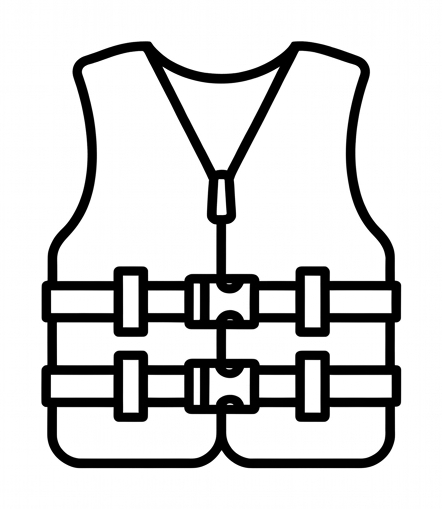
#> input picture scratch/icon_crop_6.png, 442 x 509 px, found by its file name
$ python test_unite_vneck.py   (older library calls are emulated)
#> lines starting #> are read from the running program, lines starting #| are printed output that depends on the picture; after the words box and inside, x2 and y2 are one past the last pixel; in counts of white or black regions, pixels touching at a corner belong together
#> further down, crop is the input picture: shape (509, 442); min 0, max 255, mean 211.9
### linework/trace.py
"""Raster -> skeleton graph -> edge-centred branches with measured stroke width."""
from __future__ import annotations
import numpy as np, cv2
from scipy import ndimage as ndi
from scipy.ndimage import map_coordinates, gaussian_filter1d
from skimage.morphology import skeletonize
from .geom import resample, arclen, unit

_K = np.ones((3, 3))
_K[1, 1] = 0


def ink_map(gray: np.ndarray) -> np.ndarray:
    """Normalised ink coverage in [0,1] (1 = ink). Handles dark-on-light and light-on-dark."""
    g_u8 = gray if gray.dtype == np.uint8 else np.clip(gray, 0, 255).astype(np.uint8)
    border = np.r_[g_u8[0], g_u8[-1], g_u8[:, 0], g_u8[:, -1]]
#> border = 1902 values, max 255 at index 1, min 252 at index 1786, mean 254.5
    is_dark_bg = np.median(border) < 128
#> is_dark_bg = False
    if is_dark_bg and min(g_u8.shape) >= 20:
        pad = min(8, min(g_u8.shape) // 10)
        if pad > 0:
            inset = np.r_[g_u8[pad], g_u8[-pad - 1], g_u8[:, pad], g_u8[:, -pad - 1]]
            # If inset margin is bright or image has predominantly light pixels, border is an outer frame/matte
            if np.median(inset) > 160 or (g_u8 > 160).sum() > 0.45 * g_u8.size:
                is_dark_bg = False
                dark_mask = (g_u8 < 128).astype(np.uint8)
                n_comp, lab_comp, st_comp, _ = cv2.connectedComponentsWithStats(dark_mask)
                H_c, W_c = g_u8.shape
                bg_val = int(np.median(inset))
                for i_c in range(1, n_comp):
                    x_c, y_c, bw_c, bh_c, _ = st_comp[i_c]
                    is_outer_frame = (bw_c >= 0.85 * W_c and bh_c >= 0.85 * H_c)
                    is_letterbox_bar = (
                        (bw_c >= 0.70 * W_c and (y_c <= 4 or y_c + bh_c >= H_c - 4) and bw_c >= 5 * bh_c) or
                        (bh_c >= 0.70 * H_c and (x_c <= 4 or x_c + bw_c >= W_c - 4) and bh_c >= 5 * bw_c)
                    )
                    if is_outer_frame or is_letterbox_bar:
                        g_u8 = g_u8.copy()
                        g_u8[lab_comp == i_c] = bg_val
    if is_dark_bg:
        g_u8 = 255 - g_u8
    t, _ = cv2.threshold(g_u8, 0, 255, cv2.THRESH_BINARY + cv2.THRESH_OTSU)
#> t = 130
    dark, light = g_u8[g_u8 <= t], g_u8[g_u8 > t]
    lo = float(np.median(dark)) if dark.size else 0.0
#> lo = 0
    hi = float(np.median(light)) if light.size else 255.0
#> hi = 255
    del dark, light
    if hi - lo < 30:
        lo, hi = 0.0, 255.0
    out = g_u8.astype(np.float32)
    np.subtract(hi, out, out=out)
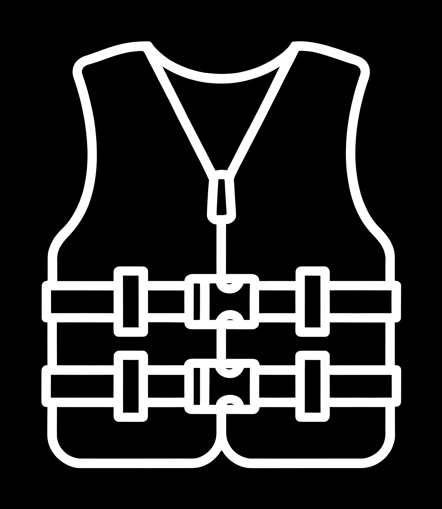
#> out: shape (509, 442) float32; min 0, max 255, mean 43.1
    out *= (1.0 / (hi - lo))
    np.clip(out, 0.0, 1.0, out=out)
    return out


# [104 lines left out: functions _fit_circle, find_fused_discs, not called in this run]


find_fused_discs.debug = []  # diagnostics of the last calls (arc support, radius ratio); only read by tests


# [513 lines left out: functions erase_discs, _prune, skeleton_branches, _profile, _edges, _tang and 5 more, not called in this run]

### linework/doctor.py
"""Doctor engine: compares the rendered vector with the source and issues repair commands.

Checks
  * mismatch regions      concentrated render-vs-source error (soft ink difference, box-filtered)
  * redundant paths       a path whose ink is entirely covered by other paths (duplicate centerline)
  * duplicate tails/runs  stretches of a path lying inside other paths' ink for > ~1 stroke width
  * kinks                 anchors that are almost, but not quite, smooth (tangent break 6-30 deg)
  * rings                 closed paths that are exact ellipses but stored as free-form curves
  * simplify / line snap  needless nodes, nearly-straight segments
"""
from __future__ import annotations
import numpy as np, cv2
from scipy import ndimage as ndi
from .geom import resample
from .model import Model
from .render import render_gray
from .fitting import draw_stroke
from . import edit as E
from . import topology as T


def ink_of(model: Model):
    g = render_gray(model.svg(), model.width, model.height)
    return (255 - g.astype(np.float32)) / 255


class Doctor:
    def __init__(self, D, sens=6.0, kink_lo=6.0, kink_hi=30.0):
#> called with sens = 6, kink_lo = 6, kink_hi = 30
        self.D = np.asarray(D, float)
        self.ref = self.D > 0.5
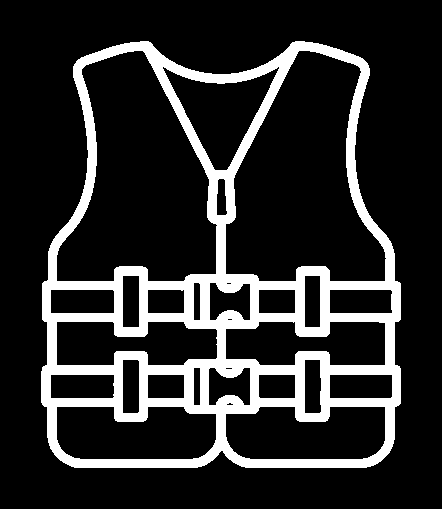
#> self.ref: shape (509, 442) bool; 16.8% white; 1 white region, box (x1, y1, x2, y2) and area: (41, 41, 401, 468) 37727
        self.dS = ndi.distance_transform_edt(~self.ref)
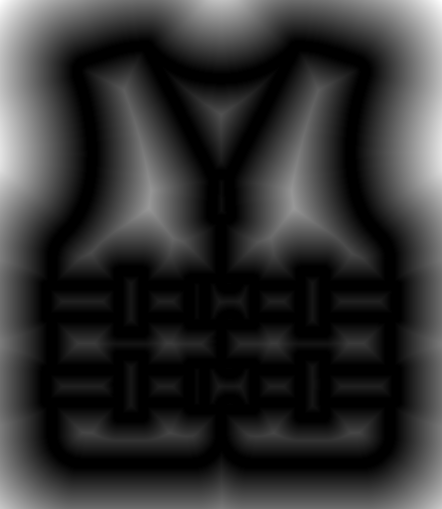
#> self.dS: shape (509, 442) float64; min 0, max 97.45, mean 19.3; drawn with min black and max white
        self.sens = sens
        self.kink_lo, self.kink_hi = kink_lo, kink_hi
        self.area = float(self.ref.sum())
#> self.area = 37727

    # ---- metrics
    def soft(self, ink):
        return float(np.abs(np.asarray(ink, float) - self.D).sum())

    # [238 lines left out: functions iou, regions, _coverage, redundancy, kinks, rings and 6 more, not called in this run]

### scratch/test_unite_vneck.py
import json, sys, cv2, numpy as np
sys.path.insert(0, '.')
from pathlib import Path
from linework.model import Model
from linework import joints as JN
from linework import finisher as FN
from linework.doctor import Doctor, ink_of
from linework.trace import ink_map

crop = cv2.imread('scratch/icon_crop_6.png', 0)
D = ink_map(crop)
doc = Doctor(D)
#> (the run stopped early here; a loop or call above may not have finished)

$ run again, with scratch/icon_crop_0.png copied over scratch/icon_crop_6.png
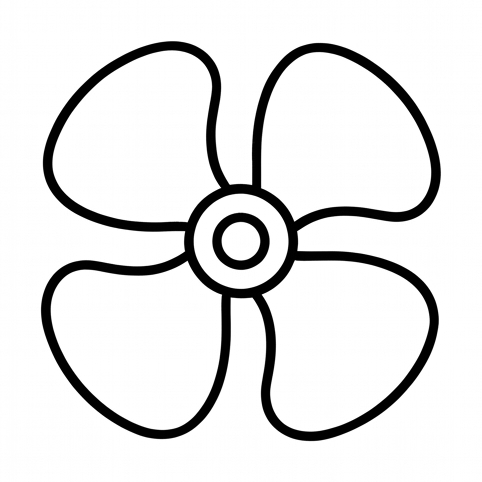
#> input picture scratch/icon_crop_0.png, 482 x 482 px, found by its file name
#> crop is the input picture: shape (482, 482); min 0, max 255, mean 228.2
#> border = 1928 values, max 255 at index 2, min 252 at index 376, mean 254.4
#> is_dark_bg = False
#> t = 131
#> lo = 1
#> hi = 255
#> in __init__, `self.ref = self.D > 0.5`:
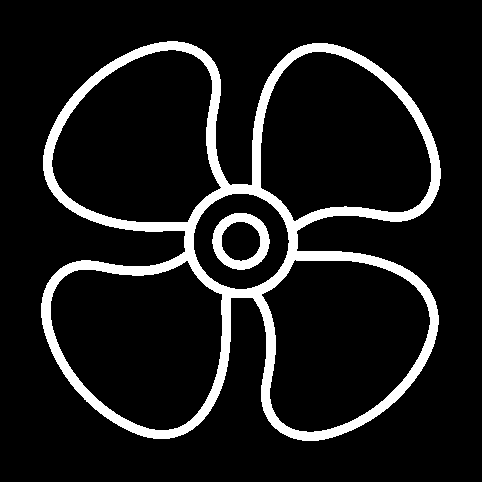
#> self.ref: shape (482, 482) bool; 10.4% white; 2 white regions, box (x1, y1, x2, y2) and area: (41, 41, 441, 441) 22808, (212, 213, 270, 270) 1405
#> in __init__, `self.dS = ndi.distance_transform_edt(~self.ref)`:
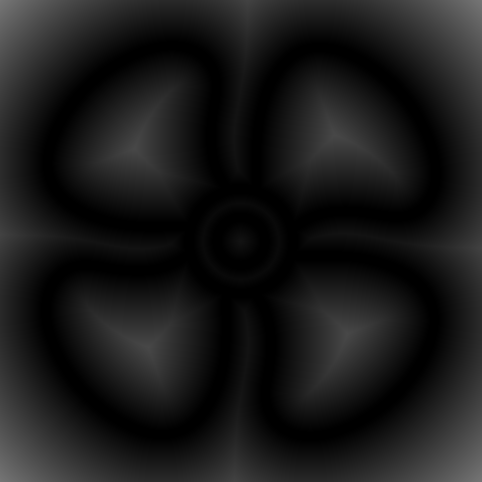
#> self.dS: shape (482, 482) float64; min 0, max 118.1, mean 25.8
#> self.area = 24213

$ run again, with scratch/icon_crop_10.png copied over scratch/icon_crop_6.png
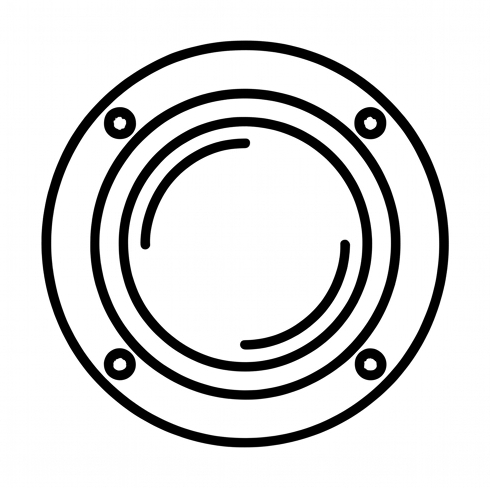
#> input picture scratch/icon_crop_10.png, 490 x 488 px, found by its file name
#> crop is the input picture: shape (488, 490); min 0, max 255, mean 218
#> border = 1956 values, max 255 at index 0, min 252 at index 1400, mean 254.5
#> is_dark_bg = False
#> t = 130
#> lo = 0
#> hi = 255
#> in __init__, `self.ref = self.D > 0.5`:
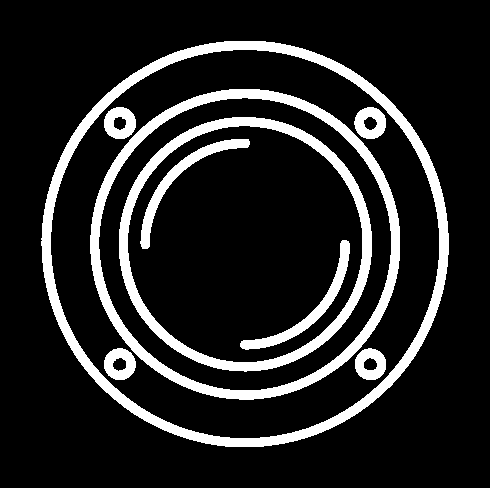
#> self.ref: shape (488, 490) bool; 14.4% white; 9 white regions, largest, box (x1, y1, x2, y2) and area: (41, 41, 449, 447) 12030, (90, 89, 400, 400) 9095, (119, 117, 372, 372) 7370
#> in __init__, `self.dS = ndi.distance_transform_edt(~self.ref)`:
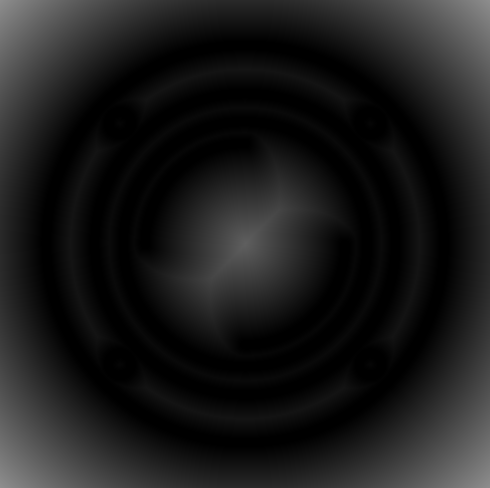
#> self.dS: shape (488, 490) float64; min 0, max 142.1, mean 27.2
#> self.area = 34406
